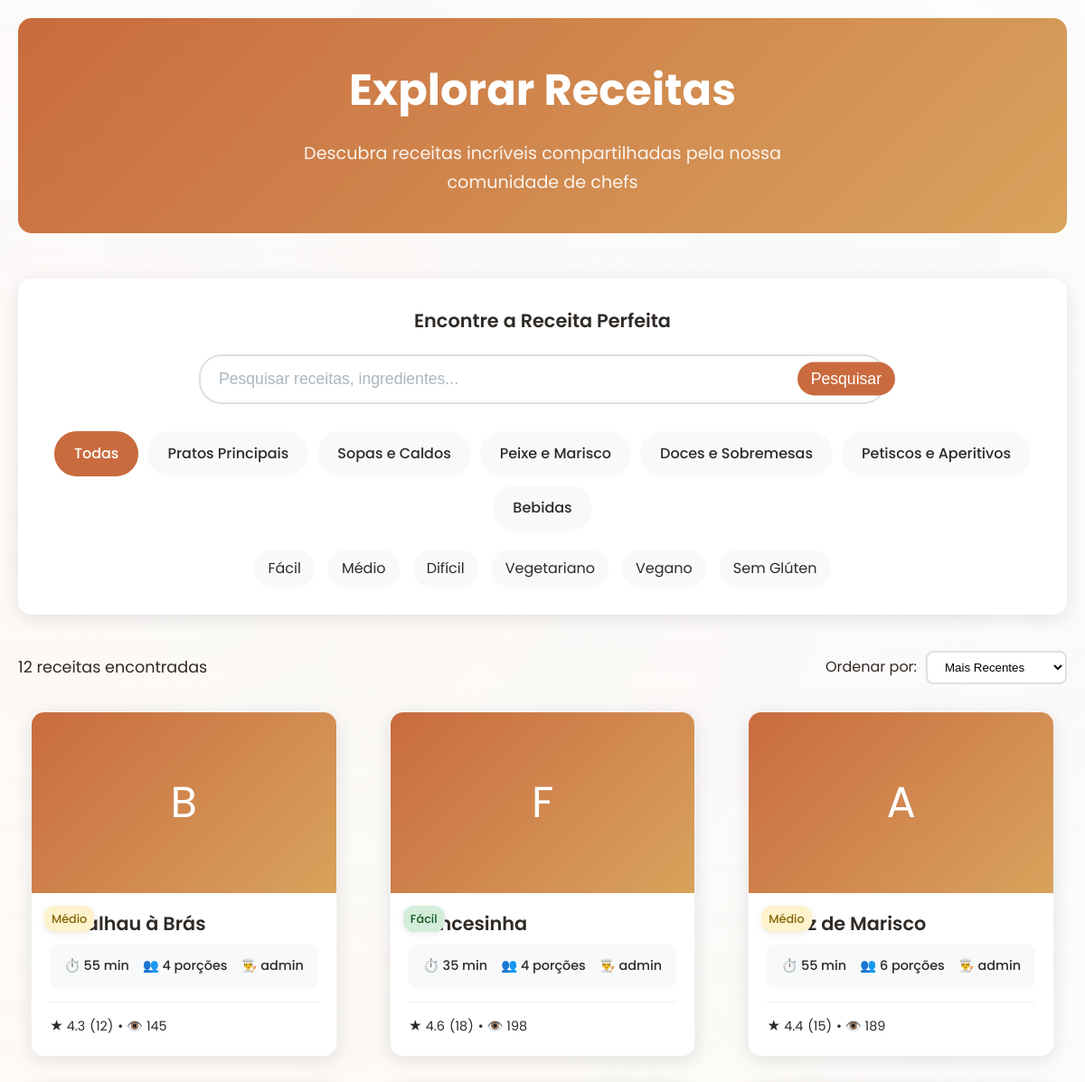
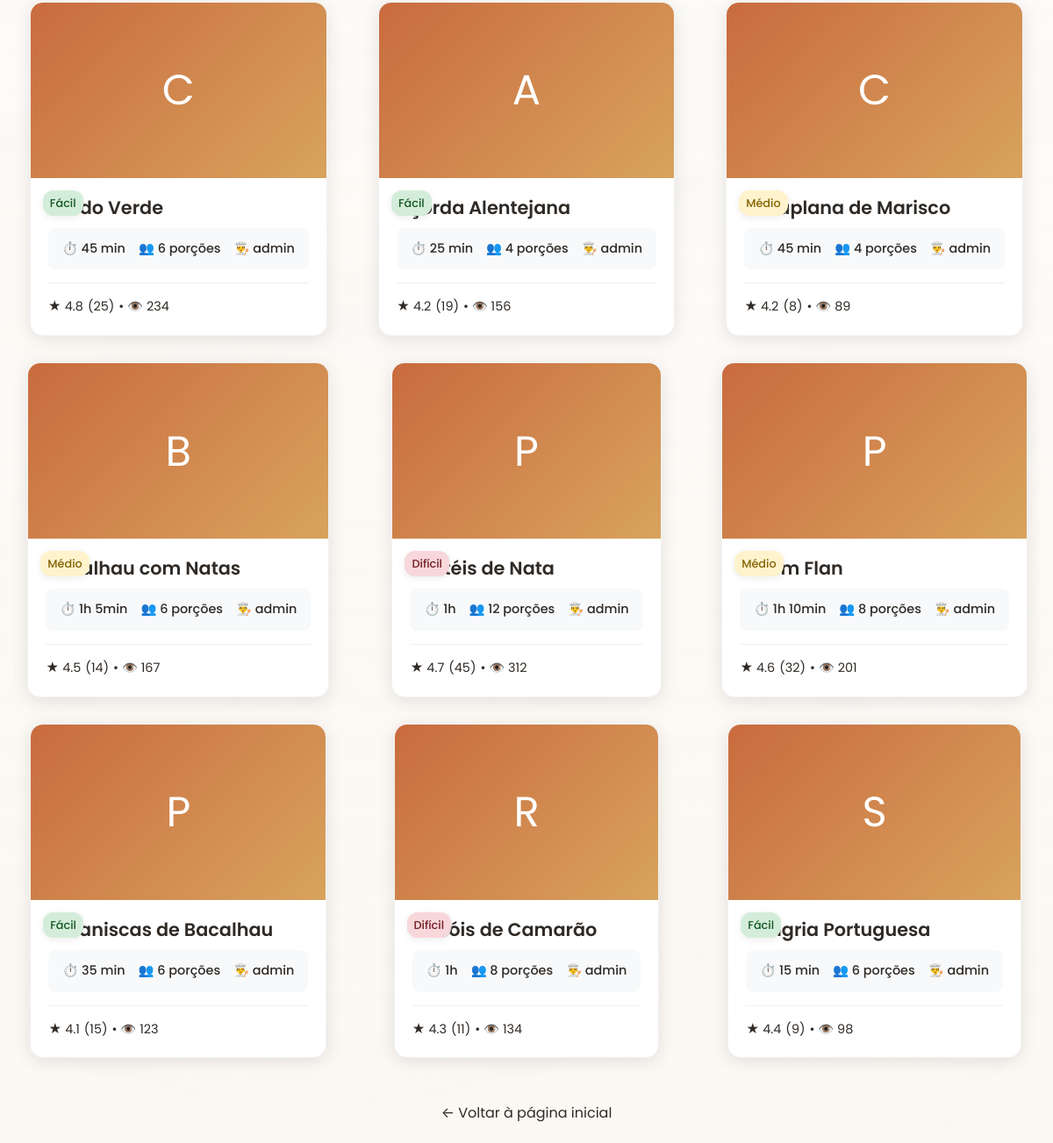
The app's page /explorar.php with its own data (2 pictures, top to bottom).
### tables this page shows
CREATE TABLE `categories` (
  `id` INT UNSIGNED NOT NULL AUTO_INCREMENT,
  `name` VARCHAR(120) NOT NULL,
  `slug` VARCHAR(150) NOT NULL,
  `description` TEXT DEFAULT NULL,
  `icon` VARCHAR(50) DEFAULT NULL,
  `color` VARCHAR(7) DEFAULT NULL,
  `order_position` INT DEFAULT 0,
  `is_active` TINYINT(1) NOT NULL DEFAULT 1,
  `created_at` DATETIME NOT NULL DEFAULT CURRENT_TIMESTAMP,
  PRIMARY KEY (`id`),
  UNIQUE KEY `uq_categories_slug` (`slug`)
);

CREATE TABLE `recipes` (
  `id` BIGINT UNSIGNED NOT NULL AUTO_INCREMENT,
  `user_id` BIGINT UNSIGNED NOT NULL,
  `category_id` INT UNSIGNED DEFAULT NULL,
  `title` VARCHAR(255) NOT NULL,
  `slug` VARCHAR(255) NOT NULL,
  `summary` TEXT DEFAULT NULL,
  `ingredients` TEXT NOT NULL,
  `instructions` TEXT NOT NULL,
  `prep_time` INT DEFAULT NULL COMMENT 'Tempo de preparo em minutos',
  `cook_time` INT DEFAULT NULL COMMENT 'Tempo de cozimento em minutos',
  `total_time` INT DEFAULT NULL COMMENT 'Tempo total em minutos',
  `servings` INT DEFAULT NULL COMMENT 'Número de porções',
  `difficulty` ENUM('facil','medio','dificil') DEFAULT 'medio',
  `is_vegetarian` TINYINT(1) NOT NULL DEFAULT 0,
  `is_vegan` TINYINT(1) NOT NULL DEFAULT 0,
  `is_gluten_free` TINYINT(1) NOT NULL DEFAULT 0,
  `is_premium` TINYINT(1) NOT NULL DEFAULT 0,
  `is_featured` TINYINT(1) NOT NULL DEFAULT 0,
  `image_url` VARCHAR(500) DEFAULT NULL,
  `video_url` VARCHAR(500) DEFAULT NULL,
  `nutrition_info` JSON DEFAULT NULL,
  `created_at` DATETIME NOT NULL DEFAULT CURRENT_TIMESTAMP,
  `updated_at` DATETIME DEFAULT NULL ON UPDATE CURRENT_TIMESTAMP,
  `published_at` DATETIME DEFAULT NULL,
  `is_active` TINYINT(1) NOT NULL DEFAULT 1,
  PRIMARY KEY (`id`),
  UNIQUE KEY `uq_recipes_slug` (`slug`),
  KEY `idx_recipes_user` (`user_id`),
  KEY `idx_recipes_category` (`category_id`),
  KEY `idx_recipes_featured` (`is_featured`),
  KEY `idx_recipes_premium` (`is_premium`),
  KEY `idx_recipes_published` (`published_at`),
  CONSTRAINT `fk_recipes_user` FOREIGN KEY (`user_id`) REFERENCES `users` (`id`) ON DELETE CASCADE,
  CONSTRAINT `fk_recipes_category` FOREIGN KEY (`category_id`) REFERENCES `categories` (`id`) ON DELETE SET NULL
);

CREATE TABLE `users` (
  `id` BIGINT UNSIGNED NOT NULL AUTO_INCREMENT,
  `username` VARCHAR(80) NOT NULL,
  `email` VARCHAR(255) NOT NULL,
  `password_hash` VARCHAR(255) NOT NULL,
  `role` ENUM('user','admin','chef') NOT NULL DEFAULT 'user',
  `avatar` VARCHAR(255) DEFAULT NULL,
  `bio` TEXT DEFAULT NULL,
  `location` VARCHAR(100) DEFAULT NULL,
  `created_at` DATETIME NOT NULL DEFAULT CURRENT_TIMESTAMP,
  `updated_at` DATETIME DEFAULT NULL ON UPDATE CURRENT_TIMESTAMP,
  `last_login` DATETIME DEFAULT NULL,
  `is_active` TINYINT(1) NOT NULL DEFAULT 1,
  PRIMARY KEY (`id`),
  UNIQUE KEY `uq_users_email` (`email`),
  UNIQUE KEY `uq_users_username` (`username`)
);

CREATE TABLE `recipe_stats` (
  `recipe_id` BIGINT UNSIGNED NOT NULL,
  `total_views` INT DEFAULT 0,
  `unique_views` INT DEFAULT 0,
  `total_favorites` INT DEFAULT 0,
  `total_made` INT DEFAULT 0,
  `total_ratings` INT DEFAULT 0,
  `average_rating` DECIMAL(3,2) DEFAULT 0.00,
  `last_viewed_at` DATETIME DEFAULT NULL,
  `last_favorited_at` DATETIME DEFAULT NULL,
  `popularity_score` DECIMAL(10,4) DEFAULT 0.0000,
  `updated_at` DATETIME DEFAULT CURRENT_TIMESTAMP ON UPDATE CURRENT_TIMESTAMP,
  PRIMARY KEY (`recipe_id`),
  KEY `idx_recipe_stats_views` (`total_views`),
  KEY `idx_recipe_stats_favorites` (`total_favorites`),
  KEY `idx_recipe_stats_rating` (`average_rating`),
  KEY `idx_recipe_stats_popularity` (`popularity_score`),
  CONSTRAINT `fk_recipe_stats_recipe` FOREIGN KEY (`recipe_id`) REFERENCES `recipes` (`id`) ON DELETE CASCADE
);

### includes/config.php (called while the page is built, shortened)
<?php
function formatTime($minutes) {
    if ($minutes < 60) {
        return $minutes . ' min';
    }
    $hours = floor($minutes / 60);
    $mins = $minutes % 60;
    if ($mins === 0) {
        return $hours . 'h';
    }
    return $hours . 'h ' . $mins . 'min';
}
function getDifficultyText($difficulty) {
    $levels = [
        'facil' => 'Fácil',
        'medio' => 'Médio',
        'dificil' => 'Difícil'
    ];
    return $levels[$difficulty] ?? 'Médio';
}
?>

### explorar.php (the view, shortened to what this page needs)
<!DOCTYPE html>
<html lang="pt">
<head>
    <link rel="stylesheet" href="css/style.css">
</head>
<body>
    <?php
    require_once 'includes/config.php';
    $search = $_GET['search'] ?? '';
    $category = $_GET['category'] ?? 'all';
    $difficulty = $_GET['difficulty'] ?? '';
    $vegetarian = $_GET['vegetarian'] ?? '';
    $vegan = $_GET['vegan'] ?? '';
    $gluten_free = $_GET['gluten_free'] ?? '';
    $sort = $_GET['sort'] ?? 'recent';
    $page = max(1, (int)($_GET['page'] ?? 1));
    $per_page = 12;
    $offset = ($page - 1) * $per_page;
    $where_conditions = ['r.is_active = 1'];
    $params = [];
    $where_clause = implode(' AND ', $where_conditions);
    $order_by = match($sort) {
        'recent' => 'r.created_at DESC',
        'popular' => 'rs.total_views DESC',
        'rating' => 'rs.average_rating DESC',
        'time' => 'r.total_time ASC',
        default => 'r.created_at DESC'
    };
    $recipes = [];
    $total_recipes = 0;
    try {
        $count_sql = "
            SELECT COUNT(*)
            FROM recipes r
            LEFT JOIN recipe_stats rs ON r.id = rs.recipe_id
            WHERE $where_clause
        ";
        $stmt = $pdo->prepare($count_sql);
        $stmt->execute($params);
        $total_recipes = $stmt->fetchColumn();
        $sql = "
            SELECT
                r.*,
                c.name as category_name,
                u.username as chef_name,
                rs.total_views,
                rs.total_favorites,
                rs.average_rating,
                rs.total_ratings
            FROM recipes r
            LEFT JOIN categories c ON r.category_id = c.id
            LEFT JOIN users u ON r.user_id = u.id
            LEFT JOIN recipe_stats rs ON r.id = rs.recipe_id
            WHERE $where_clause
            ORDER BY $order_by
            LIMIT $per_page OFFSET $offset
        ";
        $stmt = $pdo->prepare($sql);
        $stmt->execute($params);
        $recipes = $stmt->fetchAll();
    } catch (Exception $e) {
        $error = 'Erro ao buscar receitas: ' . $e->getMessage();
    }
    $categories = [];
    try {
        $stmt = $pdo->query("SELECT id, name FROM categories WHERE is_active = 1 ORDER BY order_position");
        $categories = $stmt->fetchAll();
    } catch (Exception $e) {
        $categories = [];
    }
    ?>
    <div class="explore-container">
        <div class="explore-header">
            <h1>Explorar Receitas</h1>
            <p>Descubra receitas incríveis compartilhadas pela nossa comunidade de chefs</p>
        </div>
        <div class="filters-section">
            <h2 class="filters-title">Encontre a Receita Perfeita</h2>
            <form method="GET" action="" id="filterForm">
                <div class="search-container">
                    <input type="text"
                           name="search"
                           class="search-input"
                           placeholder="Pesquisar receitas, ingredientes..."
                           value="<?= htmlspecialchars($search) ?>">
                    <button type="submit" class="search-btn">Pesquisar</button>
                </div>
                <div class="filter-categories">
                    <div class="category-filter <?= $category === 'all' ? 'active' : '' ?>"
                         onclick="setCategory('all')">
                        Todas
                    </div>
                    <?php foreach ($categories as $cat): ?>
                        <div class="category-filter <?= $category == $cat['id'] ? 'active' : '' ?>"
                             onclick="setCategory('<?= $cat['id'] ?>')">
                            <?= htmlspecialchars($cat['name']) ?>
                        </div>
                    <?php endforeach; ?>
                </div>
                <div class="additional-filters">
                    <div class="filter-option <?= $difficulty === 'facil' ? 'active' : '' ?>"
                         onclick="toggleFilter('difficulty', 'facil')">
                        Fácil
                    </div>
                    <div class="filter-option <?= $difficulty === 'medio' ? 'active' : '' ?>"
                         onclick="toggleFilter('difficulty', 'medio')">
                        Médio
                    </div>
                    <div class="filter-option <?= $difficulty === 'dificil' ? 'active' : '' ?>"
                         onclick="toggleFilter('difficulty', 'dificil')">
                        Difícil
                    </div>
                    <div class="filter-option <?= $vegetarian === '1' ? 'active' : '' ?>"
                         onclick="toggleFilter('vegetarian', '1')">
                        Vegetariano
                    </div>
                    <div class="filter-option <?= $vegan === '1' ? 'active' : '' ?>"
                         onclick="toggleFilter('vegan', '1')">
                        Vegano
                    </div>
                    <div class="filter-option <?= $gluten_free === '1' ? 'active' : '' ?>"
                         onclick="toggleFilter('gluten_free', '1')">
                        Sem Glúten
                    </div>
                </div>
            </form>
        </div>
        <div class="results-header">
            <div class="results-count">
                <?= $total_recipes ?> receita<?= $total_recipes !== 1 ? 's' : '' ?> encontrada<?= $total_recipes !== 1 ? 's' : '' ?>
            </div>
            <div class="sort-options">
                <label for="sortSelect">Ordenar por:</label>
                <select id="sortSelect" class="sort-select" onchange="changeSort(this.value)">
                    <option value="recent" <?= $sort === 'recent' ? 'selected' : '' ?>>Mais Recentes</option>
                </select>
            </div>
        </div>
        <?php if (empty($recipes)): ?>
            <div class="no-results">
                <h3>Nenhuma receita encontrada</h3>
                <p>Tente ajustar os filtros ou usar termos de pesquisa diferentes.</p>
            </div>
        <?php else: ?>
            <div class="recipes-grid">
                <?php foreach ($recipes as $recipe): ?>
                    <div class="recipe-card" onclick="window.location.href='receita.php?slug=<?= urlencode($recipe['slug']) ?>'">
                        <div class="recipe-image">
                            <?= strtoupper(substr($recipe['title'], 0, 1)) ?>
                        </div>
                        <div class="recipe-content">
                            <h3 class="recipe-title"><?= htmlspecialchars($recipe['title']) ?></h3>
                            <div class="recipe-meta">
                                <span>⏱️ <?= formatTime($recipe['total_time'] ?? $recipe['prep_time']) ?></span>
                                <span>👥 <?= $recipe['servings'] ?> porções</span>
                                <span>👨‍🍳 <?= htmlspecialchars($recipe['chef_name']) ?></span>
                            </div>
                            <div class="recipe-stats">
                                <div class="recipe-rating">
                                    <span>★ <?= number_format($recipe['average_rating'] ?? 0, 1) ?></span>
                                    <span>(<?= $recipe['total_ratings'] ?? 0 ?>)</span>
                                    <span>• 👁️ <?= $recipe['total_views'] ?? 0 ?></span>
                                </div>
                                <div class="recipe-difficulty difficulty-<?= $recipe['difficulty'] ?>">
                                    <?= getDifficultyText($recipe['difficulty']) ?>
                                </div>
                            </div>
                        </div>
                    </div>
                <?php endforeach; ?>
            </div>
        <?php endif; ?>
        <div style="text-align: center; margin-top: 40px;">
            <a href="index.php" style="color: var(--color-text-light); text-decoration: none;">
                ← Voltar à página inicial
            </a>
        </div>
    </div>
</body>
</html>

### css/style.css (style rules this page uses)
* { box-sizing:border-box;margin:0;padding:0; }
html,body { height:100%;overflow-x:hidden; }
.recipe-title, .chef-name, .brand { white-space: nowrap; overflow: hidden; text-overflow: ellipsis; }
.container, .hero-container, .search-container { max-width: 1200px; margin: 0 auto; padding: 0 20px; }
:root { --color-background: #f8f5f0; --color-surface: #ffffff; --color-surface-muted: #f1ece4; --color-primary: #c96b3e; --color-primary-dark: #a2542c; --color-secondary: #396972; --color-accent: #d8a35d; --color-text: #2f2a26; --color-muted: #7a746d; --shadow-soft: 0 18px 45px rgba(25, 38, 56, 0.08); --shadow-hover: 0 22px 60px rgba(25, 38, 56, 0.12); --radius-lg: 22px; --radius-md: 16px; }
body { background: #ffffff; color: var(--color-text); font-family: 'Poppins', 'Inter', -apple-system, BlinkMacSystemFont, 'Segoe UI', sans-serif; line-height: 1.65; position: relative; overflow-x: hidden; min-height: 100vh; }
body:not(.auth-page)::before { content: ''; position: fixed; inset: 0; background: radial-gradient(circle at 10% 20%, rgba(201, 107, 62, 0.12), transparent 55%), radial-gradient(circle at 80% 15%, rgba(57, 105, 114, 0.08), transparent 50%), radial-gradient(circle at 30% 80%, rgba(216, 163, 93, 0.1), transparent 50%), linear-gradient(180deg, rgba(255, 255, 255, 0.7) 0%, rgba(251, 247, 242, 0.9) 100%); background-blend-mode: screen; pointer-events: none; z-index: -2; }
body::after { content: none; }
.recipes-grid { display: grid; grid-template-columns: repeat(auto-fit, minmax(350px, 1fr)); gap: 32px; margin-bottom: 50px; }
.search-container { max-width: 800px; margin: 0 auto; text-align: center; }
.search-input { flex: 1; padding: 16px 20px; border: none; font-size: 1rem; outline: none; background: transparent; }
.search-input::placeholder { color: #adb5bd; }
.search-btn { padding: 16px 20px; background: #c96b3e; color: white; border: none; cursor: pointer; font-size: 1.1rem; transition: background 0.3s ease; }
.filter-categories { display: flex; flex-wrap: wrap; justify-content: center; gap: 12px; margin-top: 30px; }
.recipe-card { background: #ffffff; border-radius: 16px; overflow: hidden; box-shadow: 0 4px 20px rgba(47, 42, 38, 0.08); transition: all 0.3s cubic-bezier(0.4, 0, 0.2, 1); position: relative; border: 1px solid rgba(47, 42, 38, 0.06); max-width: 380px; margin: 0 auto; }
.recipe-image { height: 200px; position: relative; display: flex; align-items: center; justify-content: center; overflow: hidden; background: linear-gradient(135deg, #f8f9fa 0%, #e9ecef 100%); }
.recipe-difficulty { position: absolute; top: 14px; left: 14px; background: rgba(255, 255, 255, 0.95); color: #495057; padding: 6px 10px; border-radius: 6px; font-size: 0.75rem; font-weight: 500; z-index: 4; backdrop-filter: blur(8px); box-shadow: 0 2px 8px rgba(0, 0, 0, 0.08); }
.recipe-content { padding: 24px; position: relative; }
.recipe-meta { display: flex; align-items: center; justify-content: space-between; gap: 16px; margin-bottom: 20px; font-size: 0.8rem; color: #8e9aaf; background: #f8f9fa; padding: 12px 16px; border-radius: 8px; }
.recipe-meta span { display: flex; align-items: center; gap: 6px; font-weight: 500; white-space: nowrap; }

### records on screen
categories: name "Pratos Principais"
categories: name "Sopas e Caldos"
categories: name "Peixe e Marisco"
categories: name "Doces e Sobremesas"
categories: name "Petiscos e Aperitivos"
categories: name "Bebidas"
recipes: title "B", title "Bacalhau à Brás", total_time "55 min", servings "4", user.username "admin", recipe_stats.average_rating "4.3", recipe_stats.total_ratings "12", recipe_stats.total_views "145", difficulty "Médio"
recipes: title "F", title "Francesinha", total_time "35 min", servings "4", user.username "admin", recipe_stats.average_rating "4.6", recipe_stats.total_ratings "18", recipe_stats.total_views "198", difficulty "Fácil"
recipes: title "A", title "Arroz de Marisco", total_time "55 min", servings "6", user.username "admin", recipe_stats.average_rating "4.4", recipe_stats.total_ratings "15", recipe_stats.total_views "189", difficulty "Médio"
recipes: title "C", title "Caldo Verde", total_time "45 min", servings "6", user.username "admin", recipe_stats.average_rating "4.8", recipe_stats.total_ratings "25", recipe_stats.total_views "234", difficulty "Fácil"
recipes: title "A", title "Açorda Alentejana", total_time "25 min", servings "4", user.username "admin", recipe_stats.average_rating "4.2", recipe_stats.total_ratings "19", recipe_stats.total_views "156", difficulty "Fácil"
recipes: title "C", title "Cataplana de Marisco", total_time "45 min", servings "4", user.username "admin", recipe_stats.average_rating "4.2", recipe_stats.total_ratings "8", recipe_stats.total_views "89", difficulty "Médio"
recipes: title "B", title "Bacalhau com Natas", total_time "1h 5min", servings "6", user.username "admin", recipe_stats.average_rating "4.5", recipe_stats.total_ratings "14", recipe_stats.total_views "167", difficulty "Médio"
recipes: title "P", title "Pastéis de Nata", total_time "1h", servings "12", user.username "admin", recipe_stats.average_rating "4.7", recipe_stats.total_ratings "45", recipe_stats.total_views "312", difficulty "Difícil"
recipes: title "P", title "Pudim Flan", total_time "1h 10min", servings "8", user.username "admin", recipe_stats.average_rating "4.6", recipe_stats.total_ratings "32", recipe_stats.total_views "201", difficulty "Médio"
recipes: title "P", title "Pataniscas de Bacalhau", total_time "35 min", servings "6", user.username "admin", recipe_stats.average_rating "4.1", recipe_stats.total_ratings "15", recipe_stats.total_views "123", difficulty "Fácil"
recipes: title "R", title "Rissóis de Camarão", total_time "1h", servings "8", user.username "admin", recipe_stats.average_rating "4.3", recipe_stats.total_ratings "11", recipe_stats.total_views "134", difficulty "Difícil"
recipes: title "S", title "Sangria Portuguesa", total_time "15 min", servings "6", user.username "admin", recipe_stats.average_rating "4.4", recipe_stats.total_ratings "9", recipe_stats.total_views "98", difficulty "Fácil"

### other values on screen
$total_recipes "12"
